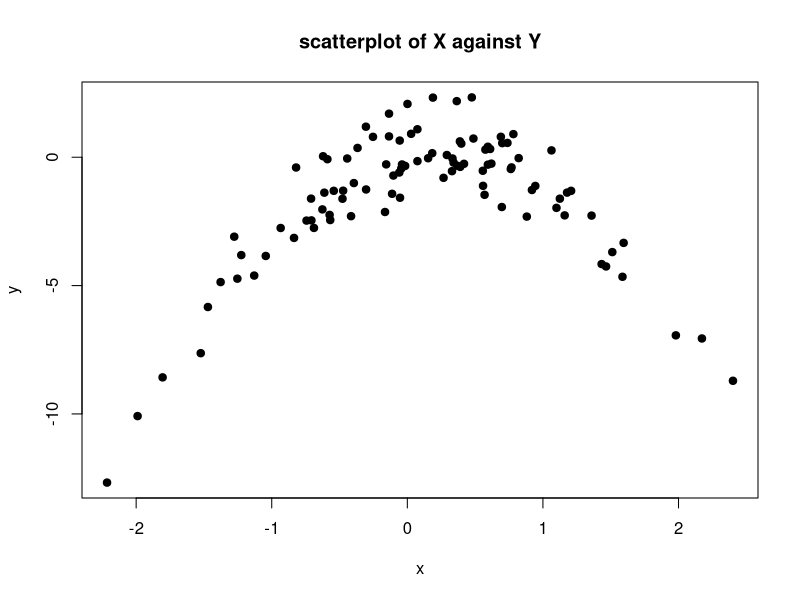

Here is the R script that generated this plot: (Note: this script raises an error after producing the figure.)



#_________________PART A________________________
#_______________________________________________
# Goal: Generate a simulated data set
# i. In this data set, what is n and what is p? 
# ii. Write out the model used to generate the data in equation form.

set.seed (1)
# rnorm(n, mean = 0, sd = 1)
x <- rnorm (100)
y <- x - 2 * x^2 + rnorm (100)

#--------------[i]----------------
# n is the number of the observation and here we created a dataset with 100 observations.
# So n is equal to 100
# p is the number of predictors. here predictors are x and x^2
# So p is equal to 2

#--------------[ii]----------------
# The model = x - 2 + 2*x^2 + error here rnorm(100) play the role of error that is a small number.
# We can write it in this way: f(x) = x - 2 + 2*x^2 
# So the model= Y = f(x) + error
# We know this error is irreducible which has the mean zero and sd=1 and they have a Normal dist.
# becuse we made it that way with rnorm function :)

#_________________PART B________________________
#_______________________________________________
# Goal: Create a scatterplot of X against Y. 
# i. Comment on what you find.

plot(x, y, main='scatterplot of X against Y',
   xlab='x', ylab='y', pch=19)

#--------------[i]----------------
# It obviously a quadratic function.
# Since plot indicates a distinct parabolic pattern.

#_________________PART C________________________
#_______________________________________________
# Goal: Set a random seed, and then compute the LOOCV errors that
# result from fitting the following four models using least squares

set.seed(2022)
# Create a data frame with all predictors in all models.
data_frame = data.frame(y,x,x^2,x^3,x^4)

# We have to store all of the errors in the matrix then we could get the average of them.
# To initialize we plug zero as the elements of the matrix. but it could be any numbers.
# o_error stands for out of sample error
o_error = matrix(0,nrow = n,ncol = 4)

for (i in 1:n){
    # we should exclude the ith row means the ith input out of the data and use it as trained data.
    train_data = data[-i,]

    # our linear regression models are fit using the lm function with the traindata data frame, 
    # with the response variable y and different predictor variables 
    # x, x + x^2, x + x^2 + x^3, and x + x^2 + x^3 + x^4 respectively.

    # Fit the data with the model : Y = β0 + β1X + ϵ
    fitted_lm1 =lm(y ~ x, data=train_data)
    # Fit the data with the model : Y = β0 + β1X + β2X2 + ϵ
    fitted_lm2 =lm(y ~ x + x^2, data=train_data)
    # Fit the data with the model : Y = β0 + β1X + β2X2 + β3X3 + ϵ
    fitted_lm3 =lm(y ~ x + x^2 + x^3, data=train_data)
    # Fit the data with the model : Y = β0 + β1X + β2X2 + β3X3 + β4X4 + ϵ
    fitted_lm4 =lm(y ~ x + x^2 + x^3 + x^4, data=train_data)

    # data$y[i] accesses the i-th element of the y column in the data data frame
    # which here is considered as output of out of sample data since i excluded from the trained data 
    # and we still in the for loop scope
    real_y_oos = data_frame$y[i]

    # Prediction using the four given models. 
    predict1_y_oos = predict(fitted_lm1 ,data_frame)[i]
    predict2_y_oos = predict(fitted_lm2 ,data_frame)[i]
    predict3_y_oos = predict(fitted_lm3 ,data_frame)[i]
    predict4_y_oos = predict(fitted_lm4 ,data_frame)[i]

    # Now we calculate the errors for out of sample data and 
    # insert the errors into the out of sample error that we have made.
    # For the first model
    o_error[i,1] = real_y_oos-predict1_y_oos
    # For the second model
    o_error[i,2] = real_y_oos-predict2_y_oos
    # For the third model
    o_error[i,3] = real_y_oos-predict3_y_oos
    # For the forth model
    o_error[i,4] = real_y_oos-predict4_y_oos
  
}